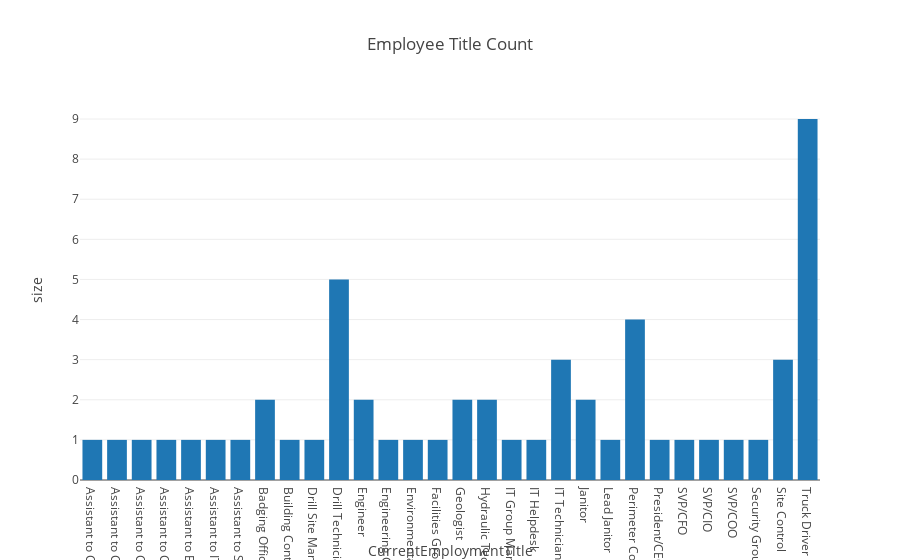

The cell this chart's notebook holds for it:
### Code cell
grouped_title = employee_records_df.groupby(by=['CurrentEmploymentTitle'], as_index=False).size()
px.bar(grouped_title, x='CurrentEmploymentTitle', y='size', title='Employee Title Count')

### Figure 1 — Plotly figure (JSON) as saved in the notebook; plotly's stock layout.template omitted (floating-point values rounded to 4 significant figures)
{"data": [{"alignmentgroup": "True", "hovertemplate": "CurrentEmploymentTitle=%{x}<br>size=%{y}<extra></extra>", "legendgroup": "", "marker": {"color": "#1F77B4", "pattern": {"shape": ""}}, "name": "", "offsetgroup": "", "orientation": "v", "showlegend": false, "textposition": "auto", "type": "bar", "x": ["Assistant to CEO", "Assistant to CFO", "Assistant to CIO", "Assistant to COO", "Assistant to Engineering Group Manager", "Assistant to IT Group Manager", "Assistant to Security Group Manager", "Badging Office", "Building Control", "Drill Site Manager", "Drill Technician", "Engineer", "Engineering Group Manager", "Environmental Safety Advisor", "Facilities Group Manager", "Geologist", "Hydraulic Technician", "IT Group Manager", "IT Helpdesk", "IT Technician", "Janitor", "Lead Janitor", "Perimeter Control", "President/CEO", "SVP/CFO", "SVP/CIO", "SVP/COO", "Security Group Manager", "Site Control", "Truck Driver"], "xaxis": "x", "y": [1, 1, 1, 1, 1, 1, 1, 2, 1, 1, 5, 2, 1, 1, 1, 2, 2, 1, 1, 3, 2, 1, 4, 1, 1, 1, 1, 1, 3, 9], "yaxis": "y"}], "layout": {"barmode": "relative", "legend": {"tracegroupgap": 0}, "title": {"text": "Employee Title Count"}, "xaxis": {"anchor": "y", "domain": [0, 1], "title": {"text": "CurrentEmploymentTitle"}}, "yaxis": {"anchor": "x", "domain": [0, 1], "title": {"text": "size"}}}}
